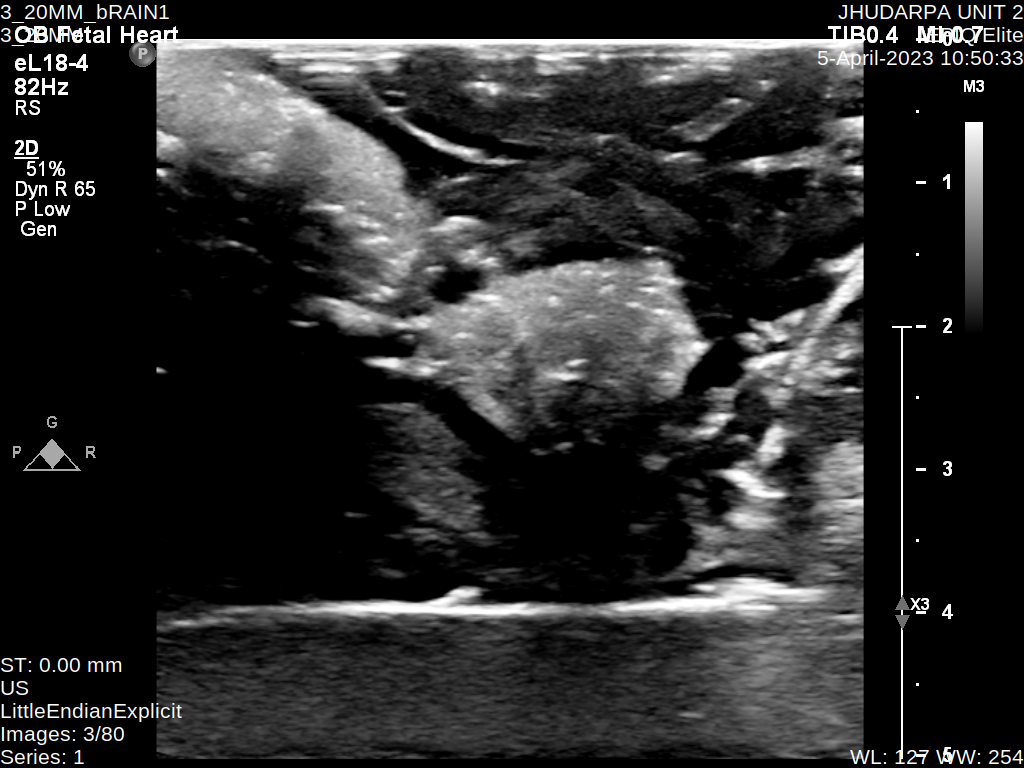
#> input picture CottonBalls/datasets/2_20mm_no_box.png, 1024 x 768 px, found by its file name; its folder holds 4 pictures in this run
$ python ThresholdDetectionModel.py
#> lines starting #> are read from the running program, lines starting #| are printed output that depends on the picture; after the words box and inside, x2 and y2 are one past the last pixel; in counts of white or black regions, pixels touching at a corner belong together
import cv2
import csv
import numpy as np
import config
import os

def get_img_list(directory):
    filepaths = []
    for filename in os.listdir(directory):
        if filename.endswith("_no_box.png"):
            filepath = os.path.join(directory, filename)
            filepaths.append(filepath)
    return filepaths

def load_image(image_path):
    return cv2.imread(image_path, cv2.IMREAD_ANYCOLOR)
#> returned value is the input picture: shape (768, 1024, 3); mean B, G, R 42.4, 42.4, 42.4
#> in preprocess, `_, binary_image = cv2.threshold(gauss_blurred_image, thresh_val, 255, ..`:
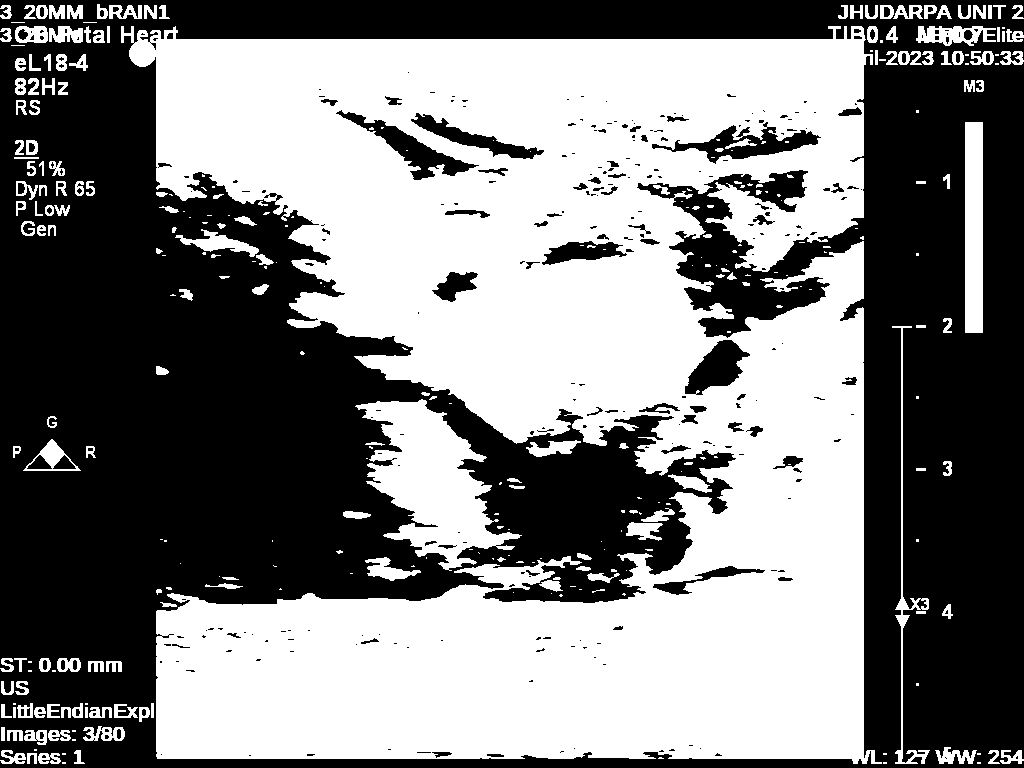
#> binary_image: shape (768, 1024); 49.4% white; 314 white regions (144 under 20 px)
#> in isolate_contours, `contours, _ = cv2.findContours(preprocessed_image, cv2.RETR_EXTERNAL, ..`: contours = 298 contours, 154 with area under 20; largest, box (x1, y1, x2, y2) and area: (121, 26, 882, 764) 360640, (355, 399, 522, 571) 12724, (965, 122, 983, 333) 3570, (916, 26, 996, 46) 960, (892, 326, 930, 764) 939

def get_mean_stdev(image):
    mean, stdev = cv2.meanStdDev(image)[0][0][0], cv2.meanStdDev(image)[1][0][0]
    return mean, stdev

def create_contour_dictionaryList(contours):
    contours_dictionary_list = []

    for contour in contours:
        area = cv2.contourArea(contour)
        perimeter = cv2.arcLength(contour, True)
        circularity = (4 * np.pi * area) / (perimeter ** 2) if perimeter != 0 else 0
        compactness = area / (perimeter ** 2) if perimeter != 0 else 0
        hull = cv2.convexHull(contour)
        hull_area = cv2.contourArea(hull)
        solidity = area / hull_area if hull_area != 0 else 0  # Handle division by zero
        if len(contour) >= 5:
            ellipse = cv2.fitEllipse(contour)
            majorAxisLength, minorAxisLength = ellipse[1]
        else:
            majorAxisLength, minorAxisLength = 0, 0

        contour_dictionary = {
            "contour": contour,
            "area": area,
            "circularity": circularity,
            "compactness": compactness,
            "solidity": solidity,
            "majorAxisLength": majorAxisLength,
            "minorAxisLength": minorAxisLength
        }
        contours_dictionary_list.append(contour_dictionary)
#> this loop made 298 passes
#> (contour, area, perimeter, circularity, compactness, hull, hull_area, solidity) on passes 21, 25, 28, 32: ([[1, 727], [1, 740], [4, 740], [4, 727]], 39, 32, 0.479, 0.0381, [[4, 727], [4, 740], [1, 740], [1, 727]], 39, 1), ([[85, 707], [85, 717], [87, 717], [87, 707]], 20, 24, 0.436, 0.0347, [[87, 707], [87, 717], [85, 717], [85, 707]], 20, 1), ([[13, 707], [13, 717], [15, 717], [15, 707]], 20, 24, 0.436, 0.0347, [[15, 707], [15, 717], [13, 717], [13, 707]], 20, 1), ([[151, 703], [151, 717], [153, 717], [153, 703]], 28, 32, 0.344, 0.0273, [[153, 703], [153, 717], [151, 717], [151, 703]], 28, 1)
#> (area, perimeter, circularity, compactness, hull, hull_area, solidity, ellipse) on passes 9, 30: (47.5, 54.24, 0.203, 0.0161, [[36, 753], [36, 763], [27, 763], [27, 753]], 90, 0.528, ((30.96, 758.4), (9.08, 26.48), 90.1)), (67, 81.66, 0.126, 0.01, [[59, 704], [59, 717], [47, 717], [47, 704]], 156, 0.429, ((53.8, 710.5), (10.99, 34.6), 0))
    return contours_dictionary_list

# [18 lines left out: function filter_percent, not called in this run]


def filter_top_n(contours_dictionary_list, area_idx=-1, circularity_idx=-1, compactness_idx=-1, solidity_idx=-1, majorAxisLength_idx=-1, minorAxisLength_idx=-1):
#> called with area_idx = 1, circularity_idx = 1, compactness_idx = 1, solidity_idx = -1, majorAxisLength_idx = -1, minorAxisLength_idx = -1
    filters = [
        ("area", area_idx),
        ("circularity", circularity_idx),
        ("compactness", compactness_idx),
        ("solidity", solidity_idx),
        ("majorAxisLength", majorAxisLength_idx),
        ("minorAxisLength", minorAxisLength_idx)
    ]

    filtered = contours_dictionary_list.copy()

    for filter_key, idx in filters:
        idx = len(filtered) if idx == -1 else idx
        filtered = sorted(filtered, key=lambda contour: contour[filter_key], reverse=True)
        filtered = filtered[:idx]
#> in crop_image, `cropped_image = image[bounding_rect[1]:bounding_rect[1] + bounding_rec..`:
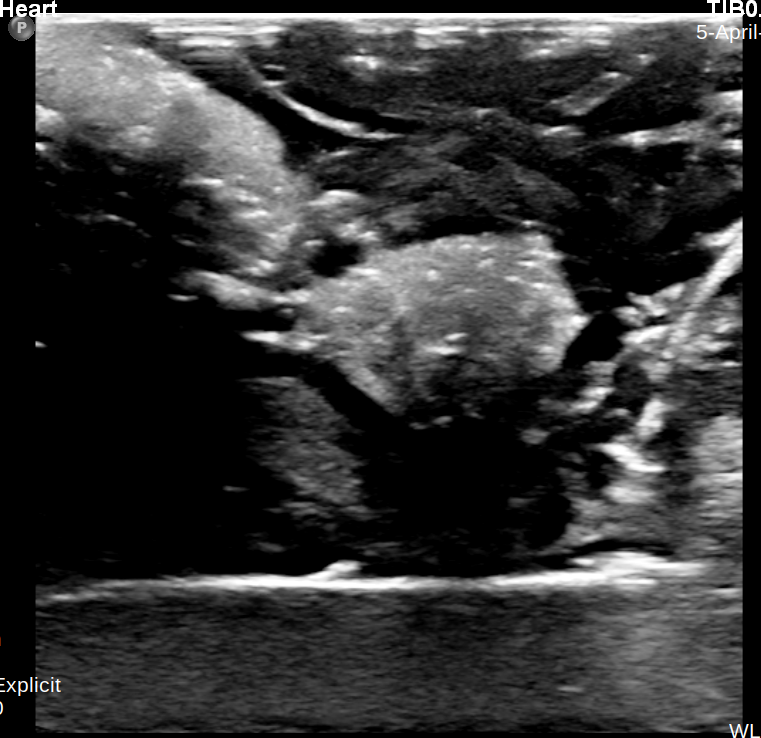
#> cropped_image: shape (738, 761, 3); mean B, G, R 53.4, 53.4, 53.4
#> call 2 of preprocess, with gauss_val = 6.31, thresh_val = 116.6, show_images = False
#> in preprocess (call 2), `_, binary_image = cv2.threshold(gauss_blurred_image, thresh_val, 255, ..`:
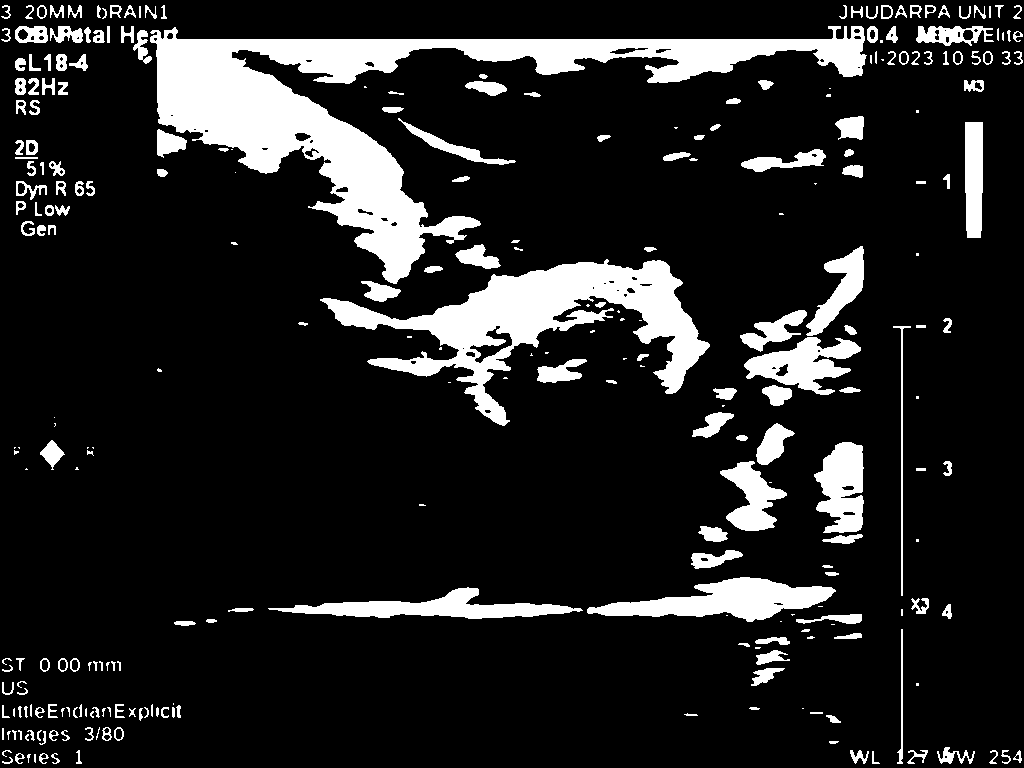
#> binary_image: shape (768, 1024); 13.8% white; 283 white regions (69 under 20 px), largest, box (x1, y1, x2, y2) and area: (150, 26, 867, 284) 40670, (320, 259, 710, 426) 20029, (587, 577, 836, 622) 5557
#> the loop in create_contour_dictionaryList (call 2), `for contour in contours:` made 283 passes
#> contour on passes 2, 26, 33: [[34, 754], [34, 761], [35, 762], [35, 754]], [[2, 728], [2, 739], [3, 739], [3, 728]], [[810, 712], [810, 713], [822, 713], [822, 712]]

    return filtered


# [16 lines left out: function filter_value, not called in this run]


def filter_weighted(contours_dictionary_list, n=-1, area_weight=0, circularity_weight=0, compactness_weight=0, solidity_weight=0, majorAxisLength_weight=0, minorAxisLength_weight=0):
#> called with n = 3, area_weight = 10, circularity_weight = 1, compactness_weight = 1, solidity_weight = 0, majorAxisLength_weight = 0, minorAxisLength_weight = 0
    filters = [
        ("area", area_weight),
        ("circularity", circularity_weight),
        ("compactness", compactness_weight),
        ("solidity", solidity_weight),
        ("majorAxisLength", majorAxisLength_weight),
        ("minorAxisLength", minorAxisLength_weight)
    ]

    if n == -1:
        n = len(contours_dictionary_list)

    for contour in contours_dictionary_list:
        contour["weighted_score"] = 0
        for key, weight in filters:
            key_min = min(contours_dictionary_list, key=lambda x: x[key])[key]
            key_max = max(contours_dictionary_list, key=lambda x: x[key])[key]
            contour_values = {
                key: (contour[key] - key_min) / (key_max - key_min) if key_max != key_min else 0
            }
            contour["weighted_score"] += contour_values[key] * weight

    weight_filtered = sorted(contours_dictionary_list, key=lambda contour: contour["weighted_score"], reverse=True)[:n]
    return weight_filtered

# [5 lines left out: function display_images, not called in this run]

def preprocess(image, gauss_val, thresh_val, show_images=False): #input image
    grayscale_image = np.copy(cv2.cvtColor(image, cv2.COLOR_BGR2GRAY))
    k = round(gauss_val) if round(gauss_val) % 2 == 1 else round(gauss_val)-1
    gauss_blurred_image = cv2.GaussianBlur(grayscale_image, (k,k), 0)
    _, binary_image = cv2.threshold(gauss_blurred_image, thresh_val, 255, type=cv2.THRESH_BINARY)

    if show_images:
        display_images([image, cropped_image, gauss_blurred_image, binary_image])

    return binary_image

# [8 lines left out: function sort_and_display_contours, not called in this run]

def isolate_contours(image, preprocessed_image, forCropping=False, show_images=True): #input preprocessed image
    contours, _ = cv2.findContours(preprocessed_image, cv2.RETR_EXTERNAL, cv2.CHAIN_APPROX_SIMPLE)
    contours_dictionaryList = create_contour_dictionaryList(contours)
    if forCropping:
        filtered_dictionaryList = filter_top_n(contours_dictionaryList, 1, 1, 1)
    else:
        filtered_dictionaryList = contours_dictionaryList
        filtered_dictionaryList = filter_weighted(filtered_dictionaryList, 3, 10, 1, 1)
    #sort_and_display_contours(image, filtered_dictionaryList, 'minorAxisLength', 5) #for testing purposes
    filtered_contours = [contour["contour"] for contour in filtered_dictionaryList]
    if show_images:
        contours_image = np.copy(image)
        cv2.drawContours(contours_image, filtered_contours, -1, (255, 0, 255), 3)
        display_images([contours_image])
    return filtered_contours

def draw_boxes(image, contours, show_images=False): #input original image and filtered contours
#> called with show_images = False
    bboxes_image = np.copy(image)
    bboxes_list = []
    for contour in contours:
        bounding_rect = cv2.boundingRect(contour)
        bboxes_list.append(bounding_rect)
        cv2.rectangle(bboxes_image, (bounding_rect[0], bounding_rect[1]),(bounding_rect[0] + bounding_rect[2], bounding_rect[1] + bounding_rect[3]),(0, 255, 0), 3)
#> this loop made 3 passes
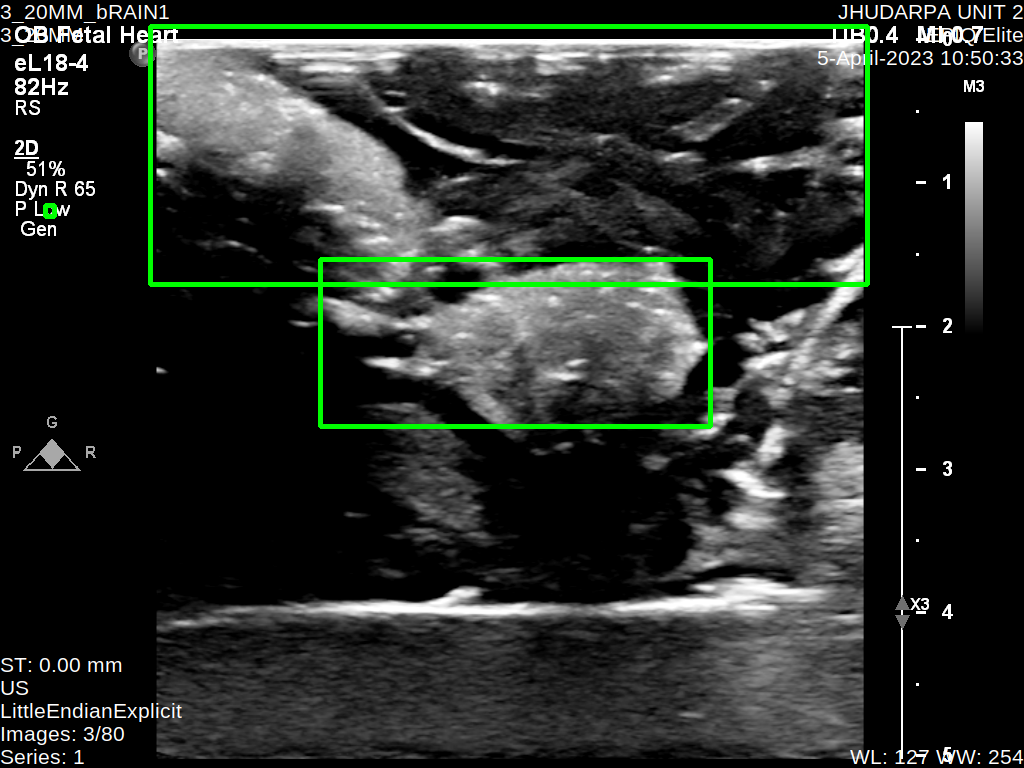
#> bboxes_image: shape (768, 1024, 3); 1.96% of pixels changed, all inside (x1, y1, x2, y2) = (43, 24, 870, 429)
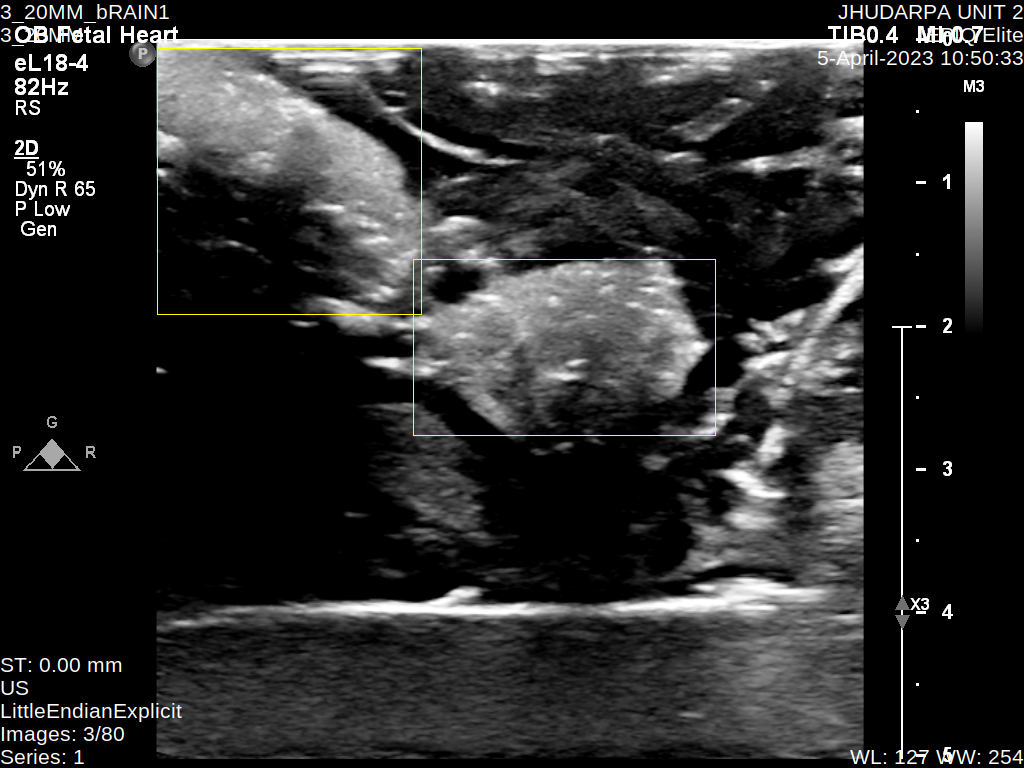
#> input picture CottonBalls/datasets/2_20mm_boxes.png, 1024 x 768 px, found by its file name
#> in load_image, returned value is the input picture: shape (768, 1024, 3); mean B, G, R 42.2, 42.9, 42.9
    corr_bboxes_image, corr_bboxes_list = bboxes_image, bboxes_list
    if show_images:
        display_images([image, bboxes_image, corr_bboxes_image])
    return corr_bboxes_list

def crop_image(image): #rewrite this in terms of preprocess, etc.
    preprocessed_image = preprocess(image, gauss_val = 1, thresh_val = 1, show_images = False)
    filtered_contours = isolate_contours(image, preprocessed_image, forCropping = True, show_images = False)
    largest_contour = filtered_contours[0]
    bounding_rect = cv2.boundingRect(largest_contour)
    cropped_image = image[bounding_rect[1]:bounding_rect[1] + bounding_rect[3], bounding_rect[0]:bounding_rect[0] + bounding_rect[2]]
    crop_dimensions = (bounding_rect[0], bounding_rect[1], 0, 0)
    return cropped_image, crop_dimensions

def find_boxes(image, show_images=True):
#> called with show_images = False
    lower_yellow = np.array([0, 100, 100])
    upper_yellow = np.array([1, 255, 255])
    yellow_mask = cv2.inRange(image, lower_yellow, upper_yellow)
#> yellow_mask: shape (768, 1024); 0.26% white in thin lines or dots, all inside (x1, y1, x2, y2) = (157, 48, 716, 436)
    contours, _ = cv2.findContours(yellow_mask, cv2.RETR_EXTERNAL, cv2.CHAIN_APPROX_SIMPLE)
    bboxes_image = np.copy(image)
    bboxes_list = []
    for contour in contours:
        bounding_rect = cv2.boundingRect(contour)
        bboxes_list.append(bounding_rect)
        cv2.rectangle(bboxes_image, (bounding_rect[0], bounding_rect[1]),(bounding_rect[0] + bounding_rect[2], bounding_rect[1] + bounding_rect[3]),(0, 255, 0), 3)
#> this loop made 1 pass
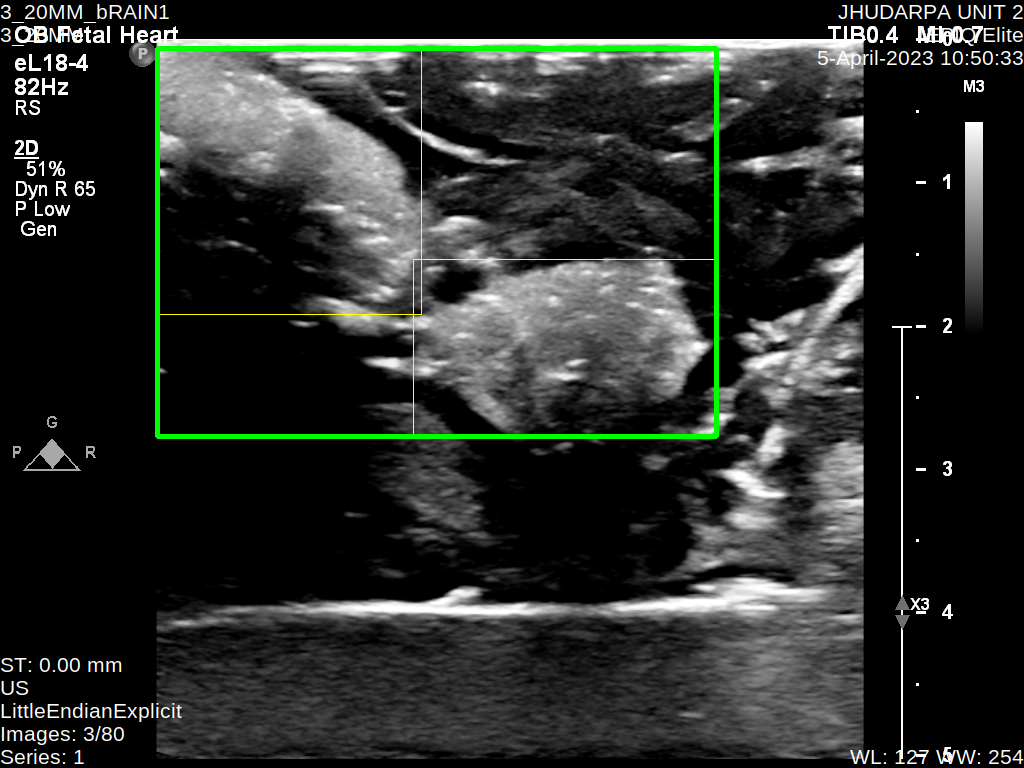
#> bboxes_image: shape (768, 1024, 3); 1.2% of pixels changed, all inside (x1, y1, x2, y2) = (155, 46, 719, 439)
    if show_images:
        display_images([bboxes_image])
    return bboxes_list

def calculate_iou(box1, box2):
    x1, y1, w1, h1 = box1
    x2, y2, w2, h2 = box2

    x_intersection = max(x1, x2)
    y_intersection = max(y1, y2)
    w_intersection = max(0, min(x1 + w1, x2 + w2) - x_intersection)
    h_intersection = max(0, min(y1 + h1, y2 + h2) - y_intersection)

    area_intersection = w_intersection * h_intersection
    area_box1 = w1 * h1
    area_box2 = w2 * h2
    iou = area_intersection / (area_box1 + area_box2 - area_intersection)

    return iou

def calculate_iou_matrix(estimate_bboxes, gt_bboxes, output_csv=False):
#> called with output_csv = True
    iou_matrix = []
    for estimate_bbox in estimate_bboxes:
        max_iou = 0.0
        for gt_bbox in gt_bboxes:
            iou_value = calculate_iou(estimate_bbox, gt_bbox)
            max_iou = max(max_iou, iou_value)
        iou_matrix.append(max_iou)
#> this loop made 3 passes
#> estimate_bbox on passes 1 to 3: (150, 26, 717, 258), (320, 259, 390, 167), (45, 205, 9, 11)
    accuracy = sum(iou_matrix) / len(iou_matrix)

    if output_csv:
        data_to_append = iou_matrix + [accuracy]
        csv_filename = "/Users/jayvik/Documents/GitHub/HEPIUS/CottonBalls/ThresholdDetection/output/output_csv.csv"
        with open(csv_filename, 'a', newline='') as csvfile:
            csv_writer = csv.writer(csvfile)
            csv_writer.writerow(data_to_append)

    return iou_matrix, accuracy

if __name__ == "__main__":
    data_dir = "/Users/jayvik/Documents/GitHub/HEPIUS/CottonBalls/datasets/"
    test_list = get_img_list(data_dir)
    accuracy_list = []
    for img_path in test_list:
        show_image = False

        img = load_image(img_path)

        cropped_image, _ = crop_image(img)
        mean, stdev = get_mean_stdev(cropped_image)
        gauss_val = stdev * 0.1
        thresh_val = mean + stdev * 1
        preprocessed_image = preprocess(img, gauss_val, thresh_val, show_image)
        filtered_contours = isolate_contours(img, preprocessed_image, False, show_image)
        bboxes_list = draw_boxes(img, filtered_contours, show_image)

        real_img = load_image(img_path[:-11]+'_boxes.png')
        real_bboxes_list = find_boxes(real_img, show_image)

        iou_matrix, accuracy = calculate_iou_matrix(bboxes_list, real_bboxes_list, output_csv=True)
        accuracy_list.append(accuracy)
        print(img_path[59:-11] + ":", np.round(accuracy, 3), np.round(iou_matrix, 3))
#| 2_20mm: 0.263 [0.489 0.3   0.   ]
    print(round(np.mean(accuracy_list), 3))
#| 0.263
